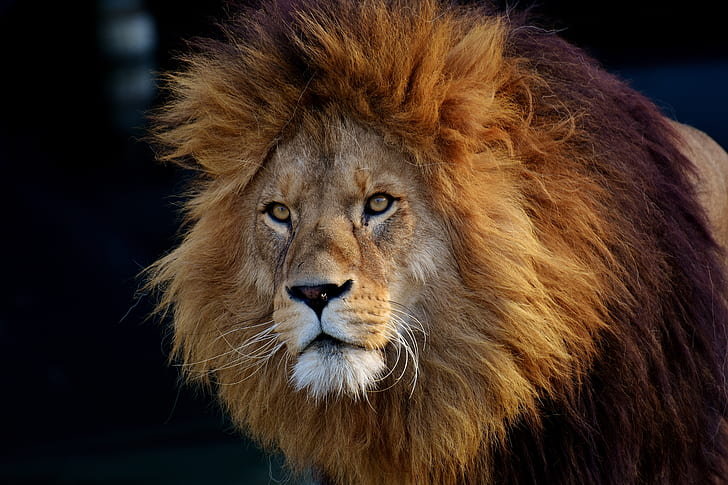
%> input picture Image Addition/images/lion.jpg, 728 x 485 px
$ octave ImageAddition.m   (GNU Octave 9; MATLAB toolbox functions it lacks are replaced by stand-ins)
%> lines starting %> are read from the running program, lines starting %| are printed output that depends on the picture
clc
clear all
close all

% read first image
img1 = imread('images/lion.jpg');
%> img1 is the input picture: size 485x728x3 uint8; mean R, G, B 65.3, 46.5, 33.9

% display first image with figure no. 1
figure(1), imshow(img1);

% read second image
img2 = imread('images/tiger.jpg');
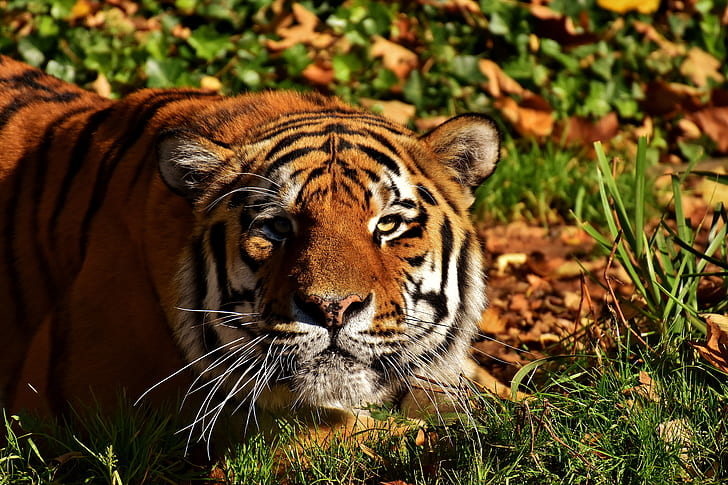
%> input picture Image Addition/images/tiger.jpg, 728 x 485 px
%> img2 is the input picture: size 485x728x3 uint8; mean R, G, B 91.1, 70.5, 32

% display first image with figure no. 2
figure(2), imshow(img2);

% add two image img1 and img2
% image length must be same
img3 = imadd(img1,img2);
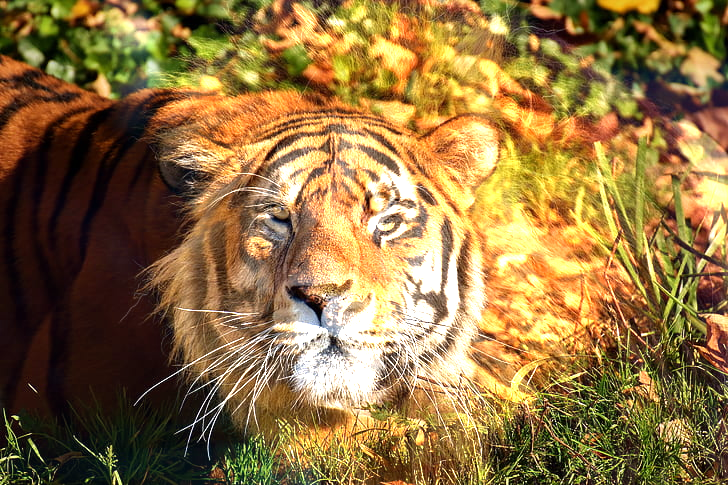
%> img3: size 485x728x3 uint8; mean R, G, B 143.5, 113.8, 64.6

% display after addition
figure(3), imshow(img3);

% plot the images
figure(4);
subplot(2,2,1); imshow(img1);
subplot(2,2,2); imshow(img2);
subplot(2,2,3); imshow(img3);
